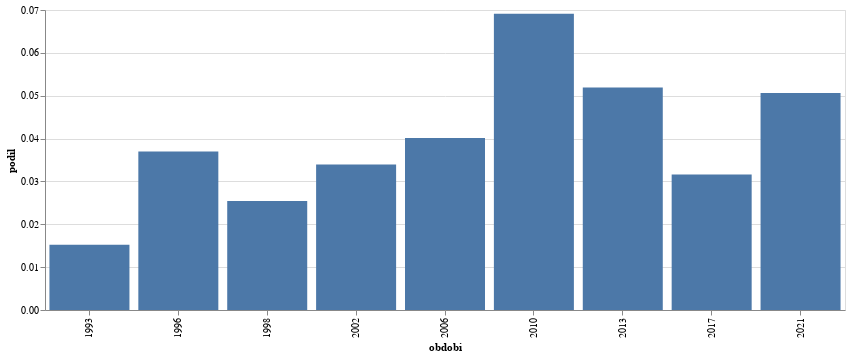

The code cell stored with this chart in its notebook:
### Code cell
graf_vyvoje("potlesk",epocha="obdobi")

### Figure 1 — Vega-Lite specification as saved in the notebook (floating-point values rounded to 4 significant figures)
{"config": {"view": {"continuousWidth": 300, "continuousHeight": 300}}, "data": {"name": "data-75d5a8ff07f0e9e6e0abb39a0180b21f"}, "mark": {"type": "bar"}, "encoding": {"x": {"field": "obdobi", "type": "nominal"}, "y": {"field": "podil", "type": "quantitative"}}, "width": 800, "$schema": "https://vega.github.io/schema/vega-lite/v5.8.0.json", "datasets": {"data-75d5a8ff07f0e9e6e0abb39a0180b21f": [{"id": 456, "obdobi": 1993, "id_right": 29982, "podil": 0.01521}, {"id": 1140, "obdobi": 1996, "id_right": 30822, "podil": 0.03699}, {"id": 2050, "obdobi": 1998, "id_right": 80691, "podil": 0.02541}, {"id": 2788, "obdobi": 2002, "id_right": 82166, "podil": 0.03393}, {"id": 2304, "obdobi": 2006, "id_right": 57418, "podil": 0.04013}, {"id": 3209, "obdobi": 2010, "id_right": 46416, "podil": 0.06914}, {"id": 4354, "obdobi": 2013, "id_right": 83854, "podil": 0.05192}, {"id": 2874, "obdobi": 2017, "id_right": 90923, "podil": 0.03161}, {"id": 4196, "obdobi": 2021, "id_right": 82903, "podil": 0.05061}]}}
